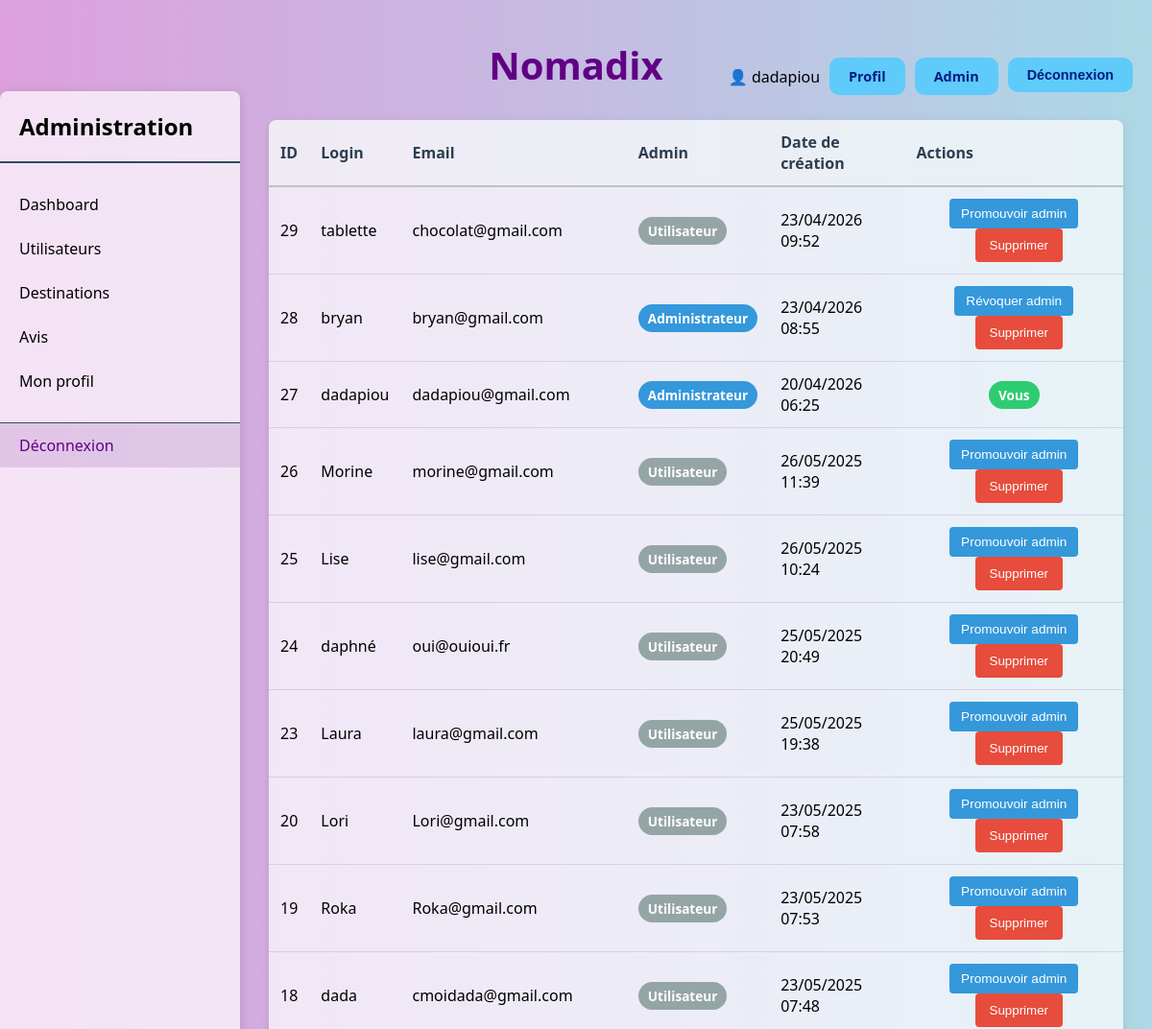
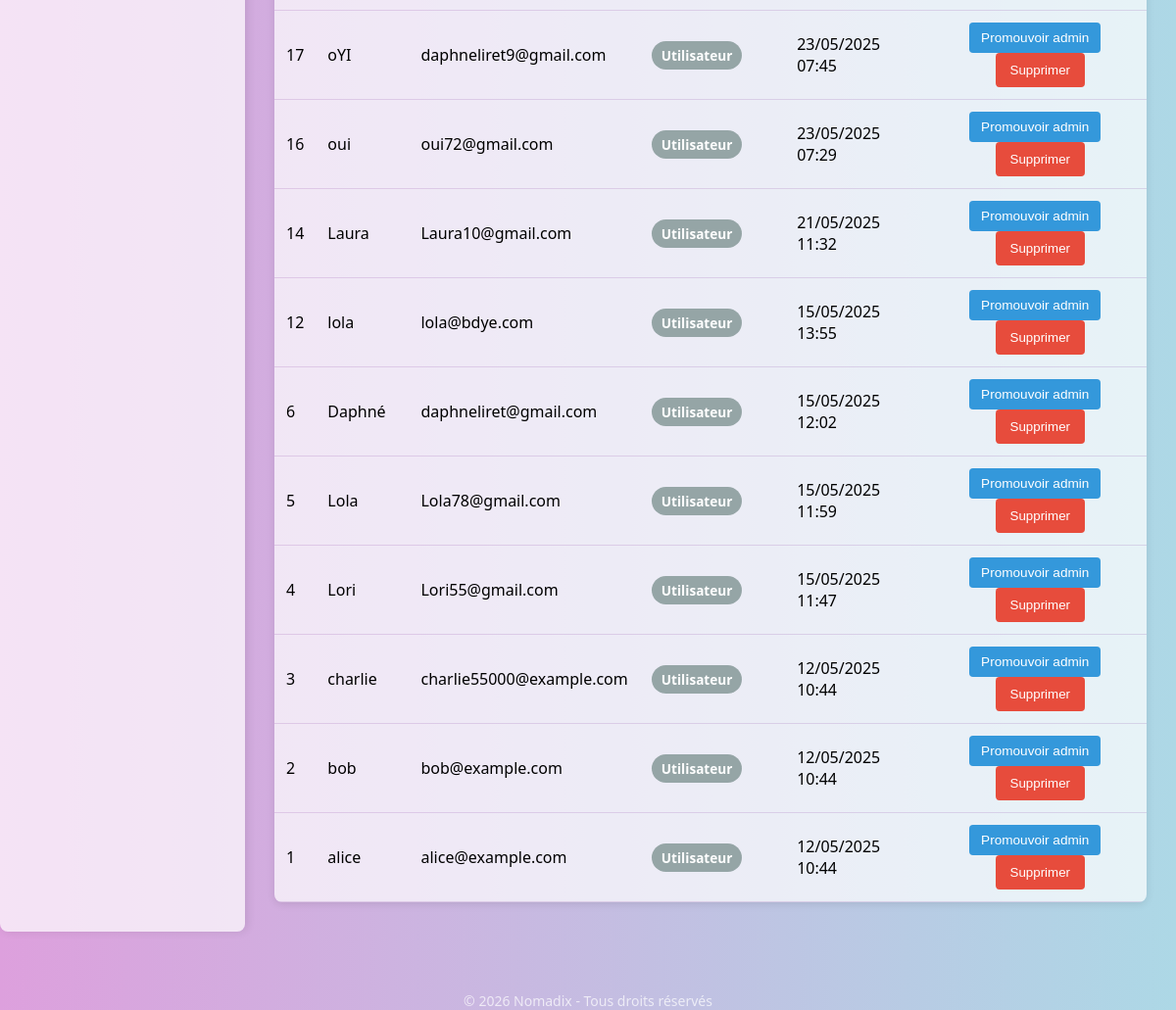
The page /admin.php?page=users (signed in) on the database its author committed (2 pictures, top to bottom).
### tables this page shows
CREATE TABLE `utilisateurs` (
  `id` int NOT NULL AUTO_INCREMENT,
  `login` varchar(100) NOT NULL,
  `motDePasse` varchar(255) NOT NULL,
  `email` varchar(100) NOT NULL,
  `dateCreation` datetime DEFAULT CURRENT_TIMESTAMP,
  `login_changed_at` datetime DEFAULT NULL,
  `avatar` varchar(255) DEFAULT NULL,
  `admin` tinyint NOT NULL,
  PRIMARY KEY (`id`),
  UNIQUE KEY `email` (`email`)
);

### admin.php (called while the page is built, shortened)
<?php
require_once __DIR__ . '/controllers/AdminController.php';
$controller = new AdminController();
$controller->handleAdmin();
?>

### views/admin-users.php (the view, shortened to what this page needs)
<?php
require_once __DIR__ . '/../controllers/AdminController.php';
require_once __DIR__ . '/header.php';
$controller = new AdminController();
$conn = Database::getAdminConnection();
$users = $controller->getUsers($conn);
?>
<link rel="stylesheet" href="/Nomadix/public/css/admin.css">
<main class="admin-dashboard">
    <div class="admin-container">
        <?php require_once __DIR__ . '/nav-admin.php'; ?>
        <section class="admin-content">
            <div class="table-container">
                <table class="admin-table">
                    <thead>
                        <tr>
                            <th>ID</th>
                            <th>Login</th>
                            <th>Email</th>
                            <th>Admin</th>
                            <th>Date de création</th>
                            <th>Actions</th>
                        </tr>
                    </thead>
                    <tbody>
                        <?php foreach ($users as $user): ?>
                        <tr>
                            <td><?= htmlspecialchars($user['id']) ?></td>
                            <td><?= htmlspecialchars($user['login']) ?></td>
                            <td><?= htmlspecialchars($user['email']) ?></td>
                            <td>
                                <?php if ($user['admin']): ?>
                                    <span class="badge badge-admin">Administrateur</span>
                                <?php else: ?>
                                    <span class="badge badge-user">Utilisateur</span>
                                <?php endif; ?>
                            </td>
                            <td><?= date('d/m/Y H:i', strtotime($user['dateCreation'])) ?></td>
                            <td class="actions">
                                <?php if ($user['id'] !== $_SESSION['user']['id']): ?>
                                    <form method="POST" style="display:inline;">
                                        <button type="submit" class="btn-toggle">
                                            <?= $user['admin'] ? 'Révoquer admin' : 'Promouvoir admin' ?>
                                        </button>
                                    </form>
                                    <form method="POST" style="display:inline;" onsubmit="return confirm('Êtes-vous sûr de vouloir supprimer cet utilisateur?');">
                                        <button type="submit" class="btn-delete">Supprimer</button>
                                    </form>
                                <?php else: ?>
                                    <span class="badge badge-current">Vous</span>
                                <?php endif; ?>
                            </td>
                        </tr>
                        <?php endforeach; ?>
                    </tbody>
                </table>
            </div>
        </section>
    </div>
</main>
<?php require_once __DIR__ . '/footer.php'; ?>

### public/css/style.css (style rules this page uses)
body { font-family: 'Segoe UI', sans-serif; background: linear-gradient(to right, #dda0dd, #add8e6); margin: 0; padding: 0; min-height: 100vh; position: relative; padding-bottom: 80px; box-sizing: border-box; }

### public/css/admin.css (style rules this page uses)
.admin-dashboard { display: flex; min-height: calc(100vh - 120px); }
.admin-container { display: flex; width: 100%; }
.admin-content { flex: 1; padding: 30px; }
.admin-table { width: 100%; border-collapse: collapse; background-color: rgba(255, 255, 255, 0.7); }
.admin-table th { background-color: #ecf0f15b; padding: 12px; text-align: left; font-weight: bold; color: #2c3e50; border-bottom: 2px solid #bdc3c7; }
.admin-table td { padding: 12px; border-bottom: 1px solid rgb(97, 0, 132, 0.135); }
.btn-delete { padding: 10px 15px; background-color: #e74c3c; color: white; border: none; border-radius: 4px; cursor: pointer; transition: all 0.3s; margin-left: 10px; }
.table-container { border-radius: 8px; box-shadow: 0 2px 8px rgba(0, 0, 0, 0.1); overflow-x: auto; }
.badge { display: inline-block; padding: 5px 10px; border-radius: 20px; font-size: 0.85em; font-weight: bold; }
.badge-admin { background-color: #3498db; color: white; }
.badge-user { background-color: #95a5a6; color: white; }
.badge-current { background-color: #2ecc71; color: white; }
.actions { text-align: center; }
.btn-toggle { padding: 8px 12px; margin: 0 5px; border: none; border-radius: 4px; cursor: pointer; font-size: 0.85em; background-color: #3498db; color: white; transition: all 0.3s; }

### rows shown on the page
utilisateurs: id "29", login "tablette", email "chocolat@gmail.com", admin "Utilisateur", dateCreation "23/04/2026 09:52"
utilisateurs: id "28", login "bryan", email "bryan@gmail.com", admin "Administrateur", dateCreation "23/04/2026 08:55"
utilisateurs: id "27", login "dadapiou", email "dadapiou@gmail.com", admin "Administrateur", dateCreation "20/04/2026 06:25", shows "Vous"
utilisateurs: id "26", login "Morine", email "morine@gmail.com", admin "Utilisateur", dateCreation "26/05/2025 11:39"
utilisateurs: id "25", login "Lise", email "lise@gmail.com", admin "Utilisateur", dateCreation "26/05/2025 10:24"
utilisateurs: id "24", login "daphné", email "oui@ouioui.fr", admin "Utilisateur", dateCreation "25/05/2025 20:49"
utilisateurs: id "23", login "Laura", email "laura@gmail.com", admin "Utilisateur", dateCreation "25/05/2025 19:38"
utilisateurs: id "20", login "Lori", email "Lori@gmail.com", admin "Utilisateur", dateCreation "23/05/2025 07:58"
utilisateurs: id "19", login "Roka", email "Roka@gmail.com", admin "Utilisateur", dateCreation "23/05/2025 07:53"
utilisateurs: id "18", login "dada", email "cmoidada@gmail.com", admin "Utilisateur", dateCreation "23/05/2025 07:48"
utilisateurs: id "17", login "oYI", email "daphneliret9@gmail.com", admin "Utilisateur", dateCreation "23/05/2025 07:45"
utilisateurs: id "16", login "oui", email "oui72@gmail.com", admin "Utilisateur", dateCreation "23/05/2025 07:29"
utilisateurs: id "14", login "Laura", email "Laura10@gmail.com", admin "Utilisateur", dateCreation "21/05/2025 11:32"
utilisateurs: id "12", login "lola", email "lola@bdye.com", admin "Utilisateur", dateCreation "15/05/2025 13:55"
utilisateurs: id "6", login "Daphné", email "daphneliret@gmail.com", admin "Utilisateur", dateCreation "15/05/2025 12:02"
utilisateurs: id "5", login "Lola", email "Lola78@gmail.com", admin "Utilisateur", dateCreation "15/05/2025 11:59"
utilisateurs: id "4", login "Lori", email "Lori55@gmail.com", admin "Utilisateur", dateCreation "15/05/2025 11:47"
utilisateurs: id "3", login "charlie", email "charlie55000@example.com", admin "Utilisateur", dateCreation "12/05/2025 10:44"
utilisateurs: id "2", login "bob", email "bob@example.com", admin "Utilisateur", dateCreation "12/05/2025 10:44"
utilisateurs: id "1", login "alice", email "alice@example.com", admin "Utilisateur", dateCreation "12/05/2025 10:44"

### other values the page prints
$_SESSION["user"]["login"] "dadapiou"
